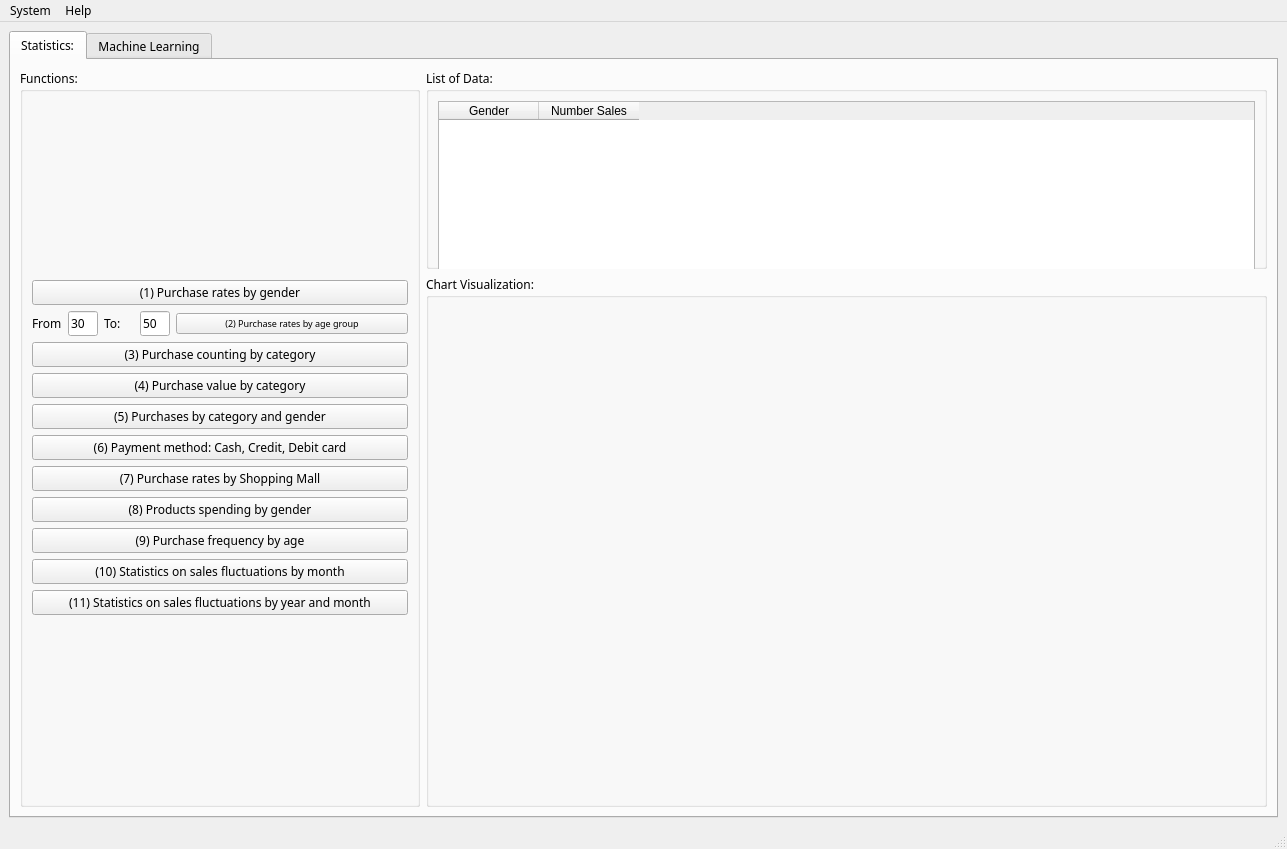
<?xml version="1.0" encoding="UTF-8"?>
<ui version="4.0">
 <class>MainWindow</class>
 <widget class="QMainWindow" name="MainWindow">
  <property name="geometry">
   <rect>
    <x>0</x>
    <y>0</y>
    <width>1287</width>
    <height>849</height>
   </rect>
  </property>
  <property name="font">
   <font>
    <family>Montserrat SemiBold</family>
   </font>
  </property>
  <property name="windowTitle">
   <string>Machine Learning</string>
  </property>
  <property name="windowIcon">
   <iconset>
    <normaloff>../Images/ic_logo.png</normaloff>../Images/ic_logo.png</iconset>
  </property>
  <widget class="QWidget" name="centralwidget">
   <layout class="QVBoxLayout" name="verticalLayout_2">
    <item>
     <widget class="QTabWidget" name="tabWidget">
      <property name="currentIndex">
       <number>0</number>
      </property>
      <widget class="QWidget" name="tab">
       <attribute name="icon">
        <iconset>
         <normaloff>../Images/ic_statistic_tab.png</normaloff>../Images/ic_statistic_tab.png</iconset>
       </attribute>
       <attribute name="title">
        <string>Statistics:</string>
       </attribute>
       <layout class="QVBoxLayout" name="verticalLayout">
        <item>
         <layout class="QGridLayout" name="gridLayout">
          <item row="0" column="1">
           <widget class="QGroupBox" name="groupBox_3">
            <property name="minimumSize">
             <size>
              <width>0</width>
              <height>200</height>
             </size>
            </property>
            <property name="maximumSize">
             <size>
              <width>16777215</width>
              <height>200</height>
             </size>
            </property>
            <property name="baseSize">
             <size>
              <width>0</width>
              <height>200</height>
             </size>
            </property>
            <property name="title">
             <string>List of Data:</string>
            </property>
            <layout class="QVBoxLayout" name="verticalLayout_4">
             <item>
              <widget class="QTableWidget" name="tableWidgetStatistic">
               <property name="minimumSize">
                <size>
                 <width>0</width>
                 <height>180</height>
                </size>
               </property>
               <property name="maximumSize">
                <size>
                 <width>16777215</width>
                 <height>180</height>
                </size>
               </property>
               <property name="baseSize">
                <size>
                 <width>0</width>
                 <height>180</height>
                </size>
               </property>
               <column>
                <property name="text">
                 <string>Gender</string>
                </property>
               </column>
               <column>
                <property name="text">
                 <string>Number Sales</string>
                </property>
               </column>
              </widget>
             </item>
            </layout>
           </widget>
          </item>
          <item row="1" column="1">
           <widget class="QGroupBox" name="groupBox_4">
            <property name="title">
             <string>Chart Visualization:</string>
            </property>
            <layout class="QVBoxLayout" name="verticalLayout_3">
             <item>
              <layout class="QVBoxLayout" name="verticalLayoutPlot"/>
             </item>
            </layout>
           </widget>
          </item>
          <item row="0" column="0" rowspan="2">
           <widget class="QGroupBox" name="groupBox">
            <property name="minimumSize">
             <size>
              <width>400</width>
              <height>0</height>
             </size>
            </property>
            <property name="maximumSize">
             <size>
              <width>400</width>
              <height>16777215</height>
             </size>
            </property>
            <property name="baseSize">
             <size>
              <width>400</width>
              <height>0</height>
             </size>
            </property>
            <property name="title">
             <string>Functions:</string>
            </property>
            <layout class="QVBoxLayout" name="verticalLayout_6">
             <item>
              <layout class="QVBoxLayout" name="verticalLayoutFunctions">
               <item>
                <widget class="QPushButton" name="pushButtonPurchaseRatesByGender">
                 <property name="text">
                  <string>(1) Purchase rates by gender</string>
                 </property>
                 <property name="icon">
                  <iconset>
                   <normaloff>../Images/ic_statistic_gender.png</normaloff>../Images/ic_statistic_gender.png</iconset>
                 </property>
                 <property name="iconSize">
                  <size>
                   <width>32</width>
                   <height>32</height>
                  </size>
                 </property>
                </widget>
               </item>
               <item>
                <layout class="QHBoxLayout" name="horizontalLayout">
                 <item>
                  <widget class="QLabel" name="label_2">
                   <property name="maximumSize">
                    <size>
                     <width>30</width>
                     <height>16777215</height>
                    </size>
                   </property>
                   <property name="text">
                    <string>From:</string>
                   </property>
                  </widget>
                 </item>
                 <item>
                  <widget class="QLineEdit" name="lineEditFromAge">
                   <property name="maximumSize">
                    <size>
                     <width>30</width>
                     <height>16777215</height>
                    </size>
                   </property>
                   <property name="text">
                    <string>30</string>
                   </property>
                  </widget>
                 </item>
                 <item>
                  <widget class="QLabel" name="label">
                   <property name="maximumSize">
                    <size>
                     <width>30</width>
                     <height>16777215</height>
                    </size>
                   </property>
                   <property name="text">
                    <string>To:</string>
                   </property>
                  </widget>
                 </item>
                 <item>
                  <widget class="QLineEdit" name="lineEditToAge">
                   <property name="maximumSize">
                    <size>
                     <width>30</width>
                     <height>16777215</height>
                    </size>
                   </property>
                   <property name="text">
                    <string>50</string>
                   </property>
                  </widget>
                 </item>
                 <item>
                  <widget class="QPushButton" name="pushButtonPurchaseRatesByAgeGroup">
                   <property name="font">
                    <font>
                     <pointsize>7</pointsize>
                    </font>
                   </property>
                   <property name="text">
                    <string>(2) Purchase rates by age group</string>
                   </property>
                   <property name="icon">
                    <iconset>
                     <normaloff>../Images/ic_statistic_age.png</normaloff>../Images/ic_statistic_age.png</iconset>
                   </property>
                   <property name="iconSize">
                    <size>
                     <width>32</width>
                     <height>32</height>
                    </size>
                   </property>
                  </widget>
                 </item>
                </layout>
               </item>
               <item>
                <widget class="QPushButton" name="pushButtonPurchaseCountingByCategory">
                 <property name="text">
                  <string>(3) Purchase counting by category</string>
                 </property>
                 <property name="icon">
                  <iconset>
                   <normaloff>../Images/ic_statistic_category.png</normaloff>../Images/ic_statistic_category.png</iconset>
                 </property>
                 <property name="iconSize">
                  <size>
                   <width>32</width>
                   <height>32</height>
                  </size>
                 </property>
                </widget>
               </item>
               <item>
                <widget class="QPushButton" name="pushButtonPurchaseValueByCategory">
                 <property name="text">
                  <string>(4) Purchase value by category</string>
                 </property>
                 <property name="icon">
                  <iconset>
                   <normaloff>../Images/ic_statistic_cate_value.png</normaloff>../Images/ic_statistic_cate_value.png</iconset>
                 </property>
                 <property name="iconSize">
                  <size>
                   <width>32</width>
                   <height>32</height>
                  </size>
                 </property>
                </widget>
               </item>
               <item>
                <widget class="QPushButton" name="pushButtonPurchaseByCategoryAndGender">
                 <property name="text">
                  <string>(5) Purchases by category and gender</string>
                 </property>
                 <property name="icon">
                  <iconset>
                   <normaloff>../Images/ic_statistic_cate_gender.png</normaloff>../Images/ic_statistic_cate_gender.png</iconset>
                 </property>
                 <property name="iconSize">
                  <size>
                   <width>32</width>
                   <height>32</height>
                  </size>
                 </property>
                </widget>
               </item>
               <item>
                <widget class="QPushButton" name="pushButtonPaymentMethod">
                 <property name="text">
                  <string>(6) Payment method: Cash, Credit, Debit card</string>
                 </property>
                 <property name="icon">
                  <iconset>
                   <normaloff>../Images/ic_statistic_payment.png</normaloff>../Images/ic_statistic_payment.png</iconset>
                 </property>
                 <property name="iconSize">
                  <size>
                   <width>32</width>
                   <height>32</height>
                  </size>
                 </property>
                </widget>
               </item>
               <item>
                <widget class="QPushButton" name="pushButtonPurchaseRatesByShoppingMall">
                 <property name="text">
                  <string>(7) Purchase rates by Shopping Mall</string>
                 </property>
                 <property name="icon">
                  <iconset>
                   <normaloff>../Images/ic_statistic_shopping_mall.png</normaloff>../Images/ic_statistic_shopping_mall.png</iconset>
                 </property>
                 <property name="iconSize">
                  <size>
                   <width>32</width>
                   <height>32</height>
                  </size>
                 </property>
                </widget>
               </item>
               <item>
                <widget class="QPushButton" name="pushButtonProductSpendingByGender">
                 <property name="text">
                  <string>(8) Products spending by gender</string>
                 </property>
                 <property name="icon">
                  <iconset>
                   <normaloff>../Images/ic_statistic_spending_gender.png</normaloff>../Images/ic_statistic_spending_gender.png</iconset>
                 </property>
                 <property name="iconSize">
                  <size>
                   <width>32</width>
                   <height>32</height>
                  </size>
                 </property>
                </widget>
               </item>
               <item>
                <widget class="QPushButton" name="pushButtonPurchaseFrequenceByAge">
                 <property name="text">
                  <string>(9) Purchase frequency by age</string>
                 </property>
                 <property name="icon">
                  <iconset>
                   <normaloff>../Images/ic_statistic_frequence_age.png</normaloff>../Images/ic_statistic_frequence_age.png</iconset>
                 </property>
                 <property name="iconSize">
                  <size>
                   <width>32</width>
                   <height>32</height>
                  </size>
                 </property>
                </widget>
               </item>
               <item>
                <widget class="QPushButton" name="pushButtonSalesFluctuationsByMonth">
                 <property name="text">
                  <string>(10) Statistics on sales fluctuations by month</string>
                 </property>
                 <property name="icon">
                  <iconset>
                   <normaloff>../Images/ic_statistic_sales_monthly.png</normaloff>../Images/ic_statistic_sales_monthly.png</iconset>
                 </property>
                 <property name="iconSize">
                  <size>
                   <width>32</width>
                   <height>32</height>
                  </size>
                 </property>
                </widget>
               </item>
               <item>
                <widget class="QPushButton" name="pushButtonSalesFlucuationsByYearAndMonth">
                 <property name="text">
                  <string>(11) Statistics on sales fluctuations by year and month</string>
                 </property>
                 <property name="icon">
                  <iconset>
                   <normaloff>../Images/ic_statistic_sales_yearly_monthly.png</normaloff>../Images/ic_statistic_sales_yearly_monthly.png</iconset>
                 </property>
                 <property name="iconSize">
                  <size>
                   <width>32</width>
                   <height>32</height>
                  </size>
                 </property>
                </widget>
               </item>
              </layout>
             </item>
            </layout>
           </widget>
          </item>
         </layout>
        </item>
       </layout>
      </widget>
      <widget class="QWidget" name="tab_2">
       <attribute name="icon">
        <iconset>
         <normaloff>../Images/ic_machinelearning_tab.png</normaloff>../Images/ic_machinelearning_tab.png</iconset>
       </attribute>
       <attribute name="title">
        <string>Machine Learning</string>
       </attribute>
       <widget class="QGroupBox" name="groupBox_2">
        <property name="geometry">
         <rect>
          <x>20</x>
          <y>10</y>
          <width>521</width>
          <height>100</height>
         </rect>
        </property>
        <property name="minimumSize">
         <size>
          <width>150</width>
          <height>100</height>
         </size>
        </property>
        <property name="title">
         <string>Choose Independent and Dependent variables:</string>
        </property>
        <widget class="QRadioButton" name="radioButtonGenderAge">
         <property name="geometry">
          <rect>
           <x>20</x>
           <y>30</y>
           <width>201</width>
           <height>20</height>
          </rect>
         </property>
         <property name="text">
          <string>Gender, Age =&gt; Price</string>
         </property>
         <property name="checked">
          <bool>true</bool>
         </property>
        </widget>
        <widget class="QRadioButton" name="radioButtonGenderAgePayment">
         <property name="geometry">
          <rect>
           <x>20</x>
           <y>60</y>
           <width>291</width>
           <height>20</height>
          </rect>
         </property>
         <property name="text">
          <string>Gender, Age, Payment Method=&gt;Price</string>
         </property>
        </widget>
       </widget>
       <widget class="QGroupBox" name="groupBox_6">
        <property name="geometry">
         <rect>
          <x>20</x>
          <y>210</y>
          <width>521</width>
          <height>151</height>
         </rect>
        </property>
        <property name="title">
         <string>Evaluation</string>
        </property>
        <widget class="QLabel" name="label_7">
         <property name="geometry">
          <rect>
           <x>20</x>
           <y>20</y>
           <width>61</width>
           <height>16</height>
          </rect>
         </property>
         <property name="text">
          <string>MAE:</string>
         </property>
        </widget>
        <widget class="QLabel" name="label_8">
         <property name="geometry">
          <rect>
           <x>20</x>
           <y>50</y>
           <width>61</width>
           <height>16</height>
          </rect>
         </property>
         <property name="text">
          <string>MSE:</string>
         </property>
        </widget>
        <widget class="QLabel" name="label_9">
         <property name="geometry">
          <rect>
           <x>20</x>
           <y>80</y>
           <width>61</width>
           <height>16</height>
          </rect>
         </property>
         <property name="text">
          <string>RMSE:</string>
         </property>
        </widget>
        <widget class="QLabel" name="label_10">
         <property name="geometry">
          <rect>
           <x>20</x>
           <y>110</y>
           <width>81</width>
           <height>16</height>
          </rect>
         </property>
         <property name="text">
          <string>R2_SCORE:</string>
         </property>
        </widget>
        <widget class="QLineEdit" name="lineEditMAE">
         <property name="geometry">
          <rect>
           <x>110</x>
           <y>20</y>
           <width>271</width>
           <height>22</height>
          </rect>
         </property>
        </widget>
        <widget class="QLineEdit" name="lineEditMSE">
         <property name="geometry">
          <rect>
           <x>110</x>
           <y>50</y>
           <width>271</width>
           <height>22</height>
          </rect>
         </property>
        </widget>
        <widget class="QLineEdit" name="lineEditRMSE">
         <property name="geometry">
          <rect>
           <x>110</x>
           <y>80</y>
           <width>271</width>
           <height>22</height>
          </rect>
         </property>
        </widget>
        <widget class="QLineEdit" name="lineEditR2SCore">
         <property name="geometry">
          <rect>
           <x>110</x>
           <y>110</y>
           <width>271</width>
           <height>22</height>
          </rect>
         </property>
        </widget>
        <widget class="QPushButton" name="pushButtonEvaluate">
         <property name="geometry">
          <rect>
           <x>390</x>
           <y>60</y>
           <width>111</width>
           <height>41</height>
          </rect>
         </property>
         <property name="text">
          <string>Evaluate</string>
         </property>
         <property name="icon">
          <iconset>
           <normaloff>../Images/ic_evaluate.png</normaloff>../Images/ic_evaluate.png</iconset>
         </property>
         <property name="iconSize">
          <size>
           <width>32</width>
           <height>32</height>
          </size>
         </property>
        </widget>
       </widget>
       <widget class="QGroupBox" name="groupBox_7">
        <property name="geometry">
         <rect>
          <x>20</x>
          <y>120</y>
          <width>521</width>
          <height>81</height>
         </rect>
        </property>
        <property name="title">
         <string>Train Model:</string>
        </property>
        <widget class="QLineEdit" name="lineEditRandomState">
         <property name="geometry">
          <rect>
           <x>120</x>
           <y>50</y>
           <width>261</width>
           <height>20</height>
          </rect>
         </property>
         <property name="text">
          <string>0</string>
         </property>
        </widget>
        <widget class="QLabel" name="label_5">
         <property name="geometry">
          <rect>
           <x>20</x>
           <y>50</y>
           <width>91</width>
           <height>16</height>
          </rect>
         </property>
         <property name="text">
          <string>Random State:</string>
         </property>
        </widget>
        <widget class="QLabel" name="label_4">
         <property name="geometry">
          <rect>
           <x>350</x>
           <y>20</y>
           <width>21</width>
           <height>16</height>
          </rect>
         </property>
         <property name="text">
          <string>%</string>
         </property>
        </widget>
        <widget class="QLabel" name="label_3">
         <property name="geometry">
          <rect>
           <x>20</x>
           <y>20</y>
           <width>61</width>
           <height>16</height>
          </rect>
         </property>
         <property name="text">
          <string>Test Size:</string>
         </property>
        </widget>
        <widget class="QLineEdit" name="lineEditTestSize">
         <property name="geometry">
          <rect>
           <x>120</x>
           <y>20</y>
           <width>221</width>
           <height>20</height>
          </rect>
         </property>
         <property name="text">
          <string>20</string>
         </property>
        </widget>
        <widget class="QPushButton" name="pushButtonTrainModel">
         <property name="geometry">
          <rect>
           <x>390</x>
           <y>30</y>
           <width>111</width>
           <height>41</height>
          </rect>
         </property>
         <property name="text">
          <string>Train Model</string>
         </property>
         <property name="icon">
          <iconset>
           <normaloff>../Images/ic_trainmodel.png</normaloff>../Images/ic_trainmodel.png</iconset>
         </property>
         <property name="iconSize">
          <size>
           <width>32</width>
           <height>32</height>
          </size>
         </property>
        </widget>
       </widget>
       <widget class="QGroupBox" name="groupBox_8">
        <property name="geometry">
         <rect>
          <x>20</x>
          <y>370</y>
          <width>521</width>
          <height>71</height>
         </rect>
        </property>
        <property name="title">
         <string>Save Trained Model</string>
        </property>
        <widget class="QLabel" name="label_11">
         <property name="geometry">
          <rect>
           <x>10</x>
           <y>30</y>
           <width>41</width>
           <height>16</height>
          </rect>
         </property>
         <property name="text">
          <string>Path:</string>
         </property>
        </widget>
        <widget class="QLineEdit" name="lineEditPath">
         <property name="geometry">
          <rect>
           <x>50</x>
           <y>30</y>
           <width>281</width>
           <height>22</height>
          </rect>
         </property>
        </widget>
        <widget class="QPushButton" name="pushButtonSavePath">
         <property name="geometry">
          <rect>
           <x>340</x>
           <y>30</y>
           <width>41</width>
           <height>28</height>
          </rect>
         </property>
         <property name="text">
          <string>...</string>
         </property>
        </widget>
        <widget class="QPushButton" name="pushButtonSaveModel">
         <property name="geometry">
          <rect>
           <x>390</x>
           <y>20</y>
           <width>111</width>
           <height>41</height>
          </rect>
         </property>
         <property name="text">
          <string>Save model</string>
         </property>
         <property name="icon">
          <iconset>
           <normaloff>../Images/ic_savemodel.png</normaloff>../Images/ic_savemodel.png</iconset>
         </property>
         <property name="iconSize">
          <size>
           <width>32</width>
           <height>32</height>
          </size>
         </property>
        </widget>
       </widget>
       <widget class="QGroupBox" name="groupBox_9">
        <property name="geometry">
         <rect>
          <x>20</x>
          <y>450</y>
          <width>521</width>
          <height>71</height>
         </rect>
        </property>
        <property name="title">
         <string>Load trained Model:</string>
        </property>
        <widget class="QPushButton" name="pushButtonLoadModel">
         <property name="geometry">
          <rect>
           <x>10</x>
           <y>20</y>
           <width>111</width>
           <height>41</height>
          </rect>
         </property>
         <property name="text">
          <string>Load Model</string>
         </property>
         <property name="icon">
          <iconset>
           <normaloff>../Images/ic_loadmodel.png</normaloff>../Images/ic_loadmodel.png</iconset>
         </property>
         <property name="iconSize">
          <size>
           <width>32</width>
           <height>32</height>
          </size>
         </property>
        </widget>
        <widget class="QLineEdit" name="lineEditLocationLoadTrainedModel">
         <property name="geometry">
          <rect>
           <x>130</x>
           <y>30</y>
           <width>371</width>
           <height>22</height>
          </rect>
         </property>
        </widget>
       </widget>
       <widget class="QGroupBox" name="groupBox_10">
        <property name="geometry">
         <rect>
          <x>20</x>
          <y>530</y>
          <width>521</width>
          <height>201</height>
         </rect>
        </property>
        <property name="title">
         <string>Prediction:</string>
        </property>
        <widget class="QLabel" name="label_12">
         <property name="geometry">
          <rect>
           <x>20</x>
           <y>20</y>
           <width>101</width>
           <height>16</height>
          </rect>
         </property>
         <property name="text">
          <string>Gender:</string>
         </property>
        </widget>
        <widget class="QLineEdit" name="lineEditGender">
         <property name="geometry">
          <rect>
           <x>130</x>
           <y>20</y>
           <width>241</width>
           <height>22</height>
          </rect>
         </property>
        </widget>
        <widget class="QLineEdit" name="lineEditAge">
         <property name="geometry">
          <rect>
           <x>130</x>
           <y>50</y>
           <width>241</width>
           <height>22</height>
          </rect>
         </property>
        </widget>
        <widget class="QLabel" name="label_13">
         <property name="geometry">
          <rect>
           <x>20</x>
           <y>50</y>
           <width>101</width>
           <height>16</height>
          </rect>
         </property>
         <property name="text">
          <string>Age:</string>
         </property>
        </widget>
        <widget class="QLineEdit" name="lineEditPaymentMethod">
         <property name="geometry">
          <rect>
           <x>130</x>
           <y>80</y>
           <width>241</width>
           <height>22</height>
          </rect>
         </property>
        </widget>
        <widget class="QLabel" name="label_14">
         <property name="geometry">
          <rect>
           <x>20</x>
           <y>80</y>
           <width>101</width>
           <height>16</height>
          </rect>
         </property>
         <property name="text">
          <string>Payment Method:</string>
         </property>
        </widget>
        <widget class="QPushButton" name="pushButtonPredict">
         <property name="geometry">
          <rect>
           <x>130</x>
           <y>110</y>
           <width>111</width>
           <height>41</height>
          </rect>
         </property>
         <property name="text">
          <string>Predict</string>
         </property>
         <property name="icon">
          <iconset>
           <normaloff>../Images/ic_prediction.png</normaloff>../Images/ic_prediction.png</iconset>
         </property>
         <property name="iconSize">
          <size>
           <width>32</width>
           <height>32</height>
          </size>
         </property>
        </widget>
        <widget class="QLineEdit" name="lineEditPredictedPrice">
         <property name="geometry">
          <rect>
           <x>130</x>
           <y>160</y>
           <width>241</width>
           <height>22</height>
          </rect>
         </property>
        </widget>
        <widget class="QLabel" name="label_15">
         <property name="geometry">
          <rect>
           <x>20</x>
           <y>160</y>
           <width>101</width>
           <height>16</height>
          </rect>
         </property>
         <property name="text">
          <string>Predicted Price:</string>
         </property>
        </widget>
       </widget>
      </widget>
     </widget>
    </item>
   </layout>
  </widget>
  <widget class="QMenuBar" name="menubar">
   <property name="geometry">
    <rect>
     <x>0</x>
     <y>0</y>
     <width>1287</width>
     <height>26</height>
    </rect>
   </property>
   <widget class="QMenu" name="menuSystem">
    <property name="autoFillBackground">
     <bool>false</bool>
    </property>
    <property name="tearOffEnabled">
     <bool>false</bool>
    </property>
    <property name="title">
     <string>System</string>
    </property>
    <property name="separatorsCollapsible">
     <bool>true</bool>
    </property>
    <property name="toolTipsVisible">
     <bool>true</bool>
    </property>
    <addaction name="actionConnection"/>
    <addaction name="separator"/>
    <addaction name="actionSave_trained_Machine_Learning_Model"/>
    <addaction name="separator"/>
    <addaction name="actionLoad_trained_Machine_Learning_Model"/>
    <addaction name="separator"/>
    <addaction name="actionExit"/>
   </widget>
   <widget class="QMenu" name="menuHelp">
    <property name="title">
     <string>Help</string>
    </property>
    <addaction name="actionInstructions"/>
    <addaction name="separator"/>
    <addaction name="actionAbout"/>
   </widget>
   <addaction name="menuSystem"/>
   <addaction name="menuHelp"/>
  </widget>
  <widget class="QStatusBar" name="statusbar"/>
  <action name="actionConnection">
   <property name="icon">
    <iconset>
     <normaloff>../Images/ic_connection.png</normaloff>../Images/ic_connection.png</iconset>
   </property>
   <property name="text">
    <string>Connect Database</string>
   </property>
   <property name="shortcut">
    <string>Ctrl+D</string>
   </property>
  </action>
  <action name="actionSave_trained_Machine_Learning_Model">
   <property name="icon">
    <iconset>
     <normaloff>../Images/ic_save.png</normaloff>../Images/ic_save.png</iconset>
   </property>
   <property name="text">
    <string>Save trained ML Model</string>
   </property>
   <property name="shortcut">
    <string>Ctrl+S</string>
   </property>
  </action>
  <action name="actionLoad_trained_Machine_Learning_Model">
   <property name="icon">
    <iconset>
     <normaloff>../Images/ic_load.png</normaloff>../Images/ic_load.png</iconset>
   </property>
   <property name="text">
    <string>Load trained ML Model</string>
   </property>
   <property name="shortcut">
    <string>Ctrl+O</string>
   </property>
  </action>
  <action name="actionExit">
   <property name="icon">
    <iconset>
     <normaloff>../Images/ic_shutdown.png</normaloff>../Images/ic_shutdown.png</iconset>
   </property>
   <property name="text">
    <string>Exit</string>
   </property>
   <property name="shortcut">
    <string>Esc</string>
   </property>
  </action>
  <action name="actionInstructions">
   <property name="icon">
    <iconset>
     <normaloff>../Images/ic_instruction.png</normaloff>../Images/ic_instruction.png</iconset>
   </property>
   <property name="text">
    <string>Instructions</string>
   </property>
  </action>
  <action name="actionAbout">
   <property name="icon">
    <iconset>
     <normaloff>../Images/ic_about.png</normaloff>../Images/ic_about.png</iconset>
   </property>
   <property name="text">
    <string>About</string>
   </property>
  </action>
 </widget>
 <tabstops>
  <tabstop>tabWidget</tabstop>
  <tabstop>pushButtonPurchaseRatesByGender</tabstop>
  <tabstop>tableWidgetStatistic</tabstop>
  <tabstop>lineEditFromAge</tabstop>
  <tabstop>lineEditToAge</tabstop>
  <tabstop>pushButtonPurchaseRatesByAgeGroup</tabstop>
  <tabstop>pushButtonPurchaseCountingByCategory</tabstop>
  <tabstop>pushButtonPurchaseValueByCategory</tabstop>
  <tabstop>pushButtonPurchaseByCategoryAndGender</tabstop>
  <tabstop>pushButtonPaymentMethod</tabstop>
  <tabstop>pushButtonPurchaseRatesByShoppingMall</tabstop>
  <tabstop>pushButtonProductSpendingByGender</tabstop>
  <tabstop>pushButtonPurchaseFrequenceByAge</tabstop>
  <tabstop>pushButtonSalesFluctuationsByMonth</tabstop>
  <tabstop>pushButtonSalesFlucuationsByYearAndMonth</tabstop>
  <tabstop>lineEditTestSize</tabstop>
  <tabstop>lineEditRandomState</tabstop>
  <tabstop>pushButtonTrainModel</tabstop>
  <tabstop>lineEditMAE</tabstop>
  <tabstop>lineEditMSE</tabstop>
  <tabstop>lineEditRMSE</tabstop>
  <tabstop>lineEditR2SCore</tabstop>
  <tabstop>pushButtonEvaluate</tabstop>
  <tabstop>lineEditPath</tabstop>
  <tabstop>pushButtonSavePath</tabstop>
  <tabstop>pushButtonSaveModel</tabstop>
  <tabstop>pushButtonLoadModel</tabstop>
  <tabstop>lineEditLocationLoadTrainedModel</tabstop>
  <tabstop>lineEditGender</tabstop>
  <tabstop>lineEditAge</tabstop>
  <tabstop>lineEditPaymentMethod</tabstop>
  <tabstop>pushButtonPredict</tabstop>
  <tabstop>lineEditPredictedPrice</tabstop>
 </tabstops>
 <resources/>
 <connections>
  <connection>
   <sender>actionExit</sender>
   <signal>triggered()</signal>
   <receiver>MainWindow</receiver>
   <slot>close()</slot>
   <hints>
    <hint type="sourcelabel">
     <x>-1</x>
     <y>-1</y>
    </hint>
    <hint type="destinationlabel">
     <x>445</x>
     <y>328</y>
    </hint>
   </hints>
  </connection>
 </connections>
</ui>
